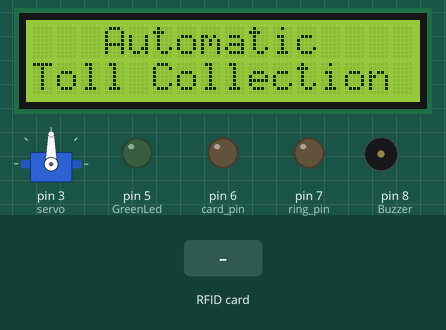
Simulated run of this sketch. Board: Arduino Uno, built with avr-gcc and run on an emulated ATmega328P. Parts: servo, 16×2 character LCD, output pins drawn as LEDs (lit = HIGH), buzzer (waves = sounding, pin HIGH). Wiring (inferred from the names in the program): 2 × IR receiver: data pin 2 / data pin 4. The test bench sets the inputs (shaded band). Pins used as bus, display or sensor lines are not drawn; what the sketch prints to the serial monitor is not drawn.

Above: at 1.3 s.
1.4 s: RFID card A3 C7 3A 14 held to the reader
At 2.8 s:
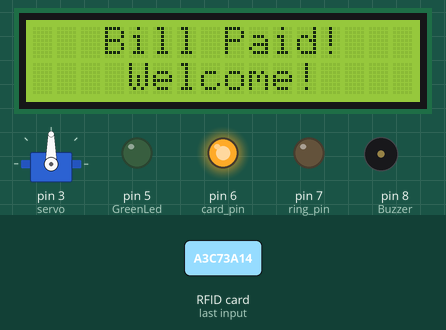
At 6.3 s:
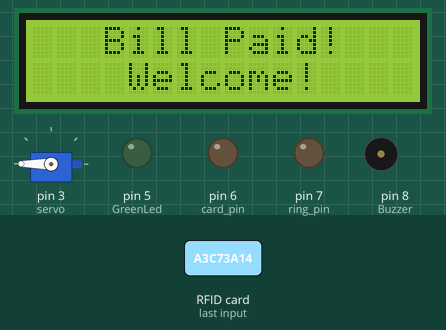
Timing chart, 0 to 13.7 s (numbered marks = the images above; inputs shaded):
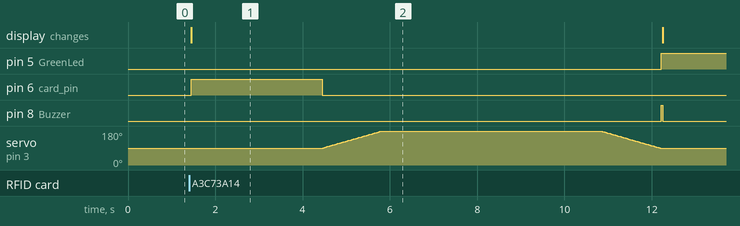

Measured:
- after the input at 1.4 s, pin 5 (GreenLed): LOW → HIGH after 10.8 s; pin 6 (card_pin): LOW → HIGH after 0.05 s, → LOW 3.0 s later; pin 8 (Buzzer): LOW → HIGH after 10.8 s, → LOW 0.03 s later; servo on pin 3 (servo): rises from 90° to 180° in 1.3 s, then falls to 90° in 6.4 s; the display: changes after 0.05 s (image 1)

The sketch:

toll_collection_excell_traffic_contrl.ino
```cpp
#include <SPI.h>
#include <MFRC522.h>
#include <LiquidCrystal_I2C.h>
LiquidCrystal_I2C lcd(0x27, 16, 2);
#include <Servo.h>
#define SS_PIN 10
#define RST_PIN 9
int card_pin = 6;
int ring_pin = 7;
Servo servo;
int pos = 90;
int IRSensor1 = 4;
int IRSensor2 = 2;
#define card "A3 C7 3A 14"

#define tag "D3 48 69 28"

MFRC522 mfrc522(SS_PIN, RST_PIN);   // Create MFRC522 instance.

byte card_ID[4]; //card UID size 4byte
byte Name1[4]={0xD3,0x48,0x69,0x28};//first UID card D3 48 69 28
byte Name2[4]={0xA3,0xC7,0x3A,0x14};//second UID card A3 C7 3A 14

//if you want the arduino to detect the cards only once
int NumbCard[2];//this array content the number of cards. in my case i have just two cards.
int j=0;

int const RedLed=6;
int const GreenLed=5;
int const Buzzer=8;

String Name;//user name
long Number;//user number
int n ;//The number of card you want to detect (optional)


void setup()
{
  servo.attach(3);
  //lcd.begin();
  lcd.begin(16, 2);  // Corrected
  lcd.backlight();
  Serial.begin(9600);   // Initiate a serial communication
  SPI.begin();      // Initiate  SPI bus
  mfrc522.PCD_Init();   // Initiate MFRC522
  Serial.println("Approximate your card to the reader...");
  Serial.println();
  lcd.setCursor(2, 0);
  lcd.print(" Automatic ");
  lcd.setCursor(0, 1);
  lcd.print("Toll Collection");
  servo.write(pos);

  pinMode(card_pin,OUTPUT);
  pinMode(ring_pin,OUTPUT);
  pinMode(IRSensor1, INPUT);
  pinMode(IRSensor2, INPUT);


  // ************************************excell***********************

  Serial.println("CLEARSHEET");                 // clears starting at row 1
  Serial.println("LABEL,Date,Time,Name,Number");// make four columns (Date,Time,[Name:"user name"]line 48 & 52,[Number:"user number"]line 49 & 53)

  pinMode(RedLed,OUTPUT);
  pinMode(GreenLed,OUTPUT);
  pinMode(Buzzer,OUTPUT);

//**********************************end excell *****************************

}


void loop() {

int sensorStatus1 = digitalRead(IRSensor1);
int sensorStatus2 = digitalRead(IRSensor2);
if (sensorStatus1 == 0) // Check if the pin high or not
  {
    lcd.clear();
    lcd.setCursor(0,0);
    lcd.print("Car Detected");
  }

  {

    // Look for new cards
  if ( ! mfrc522.PICC_IsNewCardPresent())
  {
    return;
  }
  // Select one of the cards
  if ( ! mfrc522.PICC_ReadCardSerial())
  {
    return;
  }

     //Show UID on serial monitor
  Serial.print("UID tag :");
  String content= "";
  byte letter;

  for (byte i = 0; i < mfrc522.uid.size; i++)
  {
     Serial.print(mfrc522.uid.uidByte[i] < 0x10 ? " 0" : " ");
     Serial.print(mfrc522.uid.uidByte[i], HEX);
     content.concat(String(mfrc522.uid.uidByte[i] < 0x10 ? " 0" : " "));
     content.concat(String(mfrc522.uid.uidByte[i], HEX));

//***********************************excell start ****************************************

     card_ID[i]=mfrc522.uid.uidByte[i];

       if(card_ID[i]==Name1[i]){
       Name="SAYEM";//user name
       Number=1901152;//user number
       j=0;//first number in the NumbCard array : NumbCard[j]
      }
      else if(card_ID[i]==Name2[i]){
       Name="ANOY_ZISAN";//user name
       Number=1234567;//user number
       j=1;//Second number in the NumbCard array : NumbCard[j]
      }
      else{
          digitalWrite(GreenLed,LOW);
          digitalWrite(RedLed,HIGH);
          goto cont;//go directly to line 85
     }


// ***********************************excell end ************************************
  }

  Serial.println();
  Serial.print("Message : ");
  content.toUpperCase();

if (sensorStatus2 == 0){
  if (content.substring(1) == tag)
  {
    // Serial.println("Authorized access to this card");
    // Serial.println();
    // lcd.clear();
    // lcd.setCursor(3,0);
    // lcd.print("Bill Paid!");
    // lcd.setCursor(4,1);
    // lcd.print("Welcome!");
    // digitalWrite(6,HIGH);\
    // delay(3000);
    // digitalWrite(6,LOW);
    // for (pos = 90; pos <= 180; pos += 1) {
    // servo.write(pos);
    // delay(15);
    // }
    // delay(5000);
    // for (pos = 180; pos >= 90; pos -= 1) {
    //   servo.write(pos);
    //   delay(15);
    // }
    // lcd.clear();
    // lcd.setCursor(2, 0);
    // lcd.print(" Automatic ");
    // lcd.setCursor(0, 1);
    // lcd.print("Toll Collection");


    Serial.println("Authorized access to this tag");
    Serial.println();
    lcd.clear();
    lcd.setCursor(3,0);
    lcd.print("Not Enough");
    lcd.setCursor(5,1);
    lcd.print("Fund!");
    digitalWrite(7,HIGH);
    delay(3000);
    digitalWrite(7,LOW);
    lcd.clear();
    delay(1000);
    lcd.setCursor(2, 0);
    lcd.print(" Automatic ");
    lcd.setCursor(0, 1);
    lcd.print("Toll Collection");


    }

    }
  else if(content.substring(1) == card)
  {
    // Serial.println("Authorized access to this tag");
    // Serial.println();
    // lcd.clear();
    // lcd.setCursor(3,0);
    // lcd.print("Not Enough");
    // lcd.setCursor(5,1);
    // lcd.print("Fund!");
    // digitalWrite(7,HIGH);
    // delay(3000);
    // digitalWrite(7,LOW);
    // lcd.clear();
    // delay(1000);
    // lcd.setCursor(2, 0);
    // lcd.print(" Automatic ");
    // lcd.setCursor(0, 1);
    // lcd.print("Toll Collection");

    Serial.println("Authorized access to this card");
    Serial.println();
    lcd.clear();
    lcd.setCursor(3,0);
    lcd.print("Bill Paid!");
    lcd.setCursor(4,1);
    lcd.print("Welcome!");
    digitalWrite(6,HIGH);\
    delay(3000);
    digitalWrite(6,LOW);
    for (pos = 90; pos <= 180; pos += 1) {
    servo.write(pos);
    delay(15);
    }
    delay(5000);
    for (pos = 180; pos >= 90; pos -= 1) {
      servo.write(pos);
      delay(15);
    }
    lcd.clear();
    lcd.setCursor(2, 0);
    lcd.print(" Automatic ");
    lcd.setCursor(0, 1);
    lcd.print("Toll Collection");


  }


else if(content.substring(1) == tag)
  {
    Serial.println("Authorized access to this tag");
    Serial.println();
    lcd.clear();
    lcd.setCursor(3,0);
    lcd.print("Not Enough");
    lcd.setCursor(5,1);
    lcd.print("Fund!");
    digitalWrite(7,HIGH);
    delay(3000);
    digitalWrite(7,LOW);
    lcd.clear();
    delay(1000);
    lcd.setCursor(2, 0);
    lcd.print(" Automatic ");
    lcd.setCursor(0, 1);
    lcd.print("Toll Collection");

    // Serial.println("Authorized access to this card");
    // Serial.println();
    // lcd.clear();
    // lcd.setCursor(3,0);
    // lcd.print("Bill Paid!");
    // lcd.setCursor(4,1);
    // lcd.print("Welcome!");
    // digitalWrite(6,HIGH);\
    // delay(3000);
    // digitalWrite(6,LOW);
    // for (pos = 90; pos <= 180; pos += 1) {
    // servo.write(pos);
    // delay(15);
    // }
    // delay(5000);
    // for (pos = 180; pos >= 90; pos -= 1) {
    //   servo.write(pos);
    //   delay(15);
    // }
    // lcd.clear();
    // lcd.setCursor(2, 0);
    // lcd.print(" Automatic ");
    // lcd.setCursor(0, 1);
    // lcd.print("Toll Collection");


  }


 else
 {
    Serial.println(" Access denied");
    delay(2000);
  }


  }


// ********************************excell ******************************************

      if(NumbCard[j] == 1){//to check if the card already detect
      NumbCard[j] = 1;//put 1 in the NumbCard array : NumbCard[j]={1,1} to let the arduino know if the card was detecting
      n++;//(optional)
      Serial.print("DATA,DATE,TIME," + Name);//send the Name to excel
      Serial.print(",");
      Serial.println(Number); //send the Number to excel
      digitalWrite(GreenLed,HIGH);
      digitalWrite(RedLed,LOW);
      digitalWrite(Buzzer,HIGH);
      delay(30);
      digitalWrite(Buzzer,LOW);
      Serial.println("SAVEWORKBOOKAS,Names/WorkNames");
      }
      else{
      NumbCard[j] = 1;//put 1 in the NumbCard array : NumbCard[j]={1,1} to let the arduino know if the card was detecting
      n++;//(optional)
      Serial.print("DATA,DATE,TIME," + Name);//send the Name to excel
      Serial.print(",");
      Serial.println(Number); //send the Number to excel
      digitalWrite(GreenLed,HIGH);
      digitalWrite(RedLed,LOW);
      digitalWrite(Buzzer,HIGH);
      delay(30);
      digitalWrite(Buzzer,LOW);
      Serial.println("SAVEWORKBOOKAS,Names/WorkNames");
      }
      delay(1000);


// ********************************end excell ****************************************


//************************************excell****************************************

cont:
delay(2000);
digitalWrite(GreenLed,LOW);
digitalWrite(RedLed,LOW);


//************************************excell**************************************

}
```
